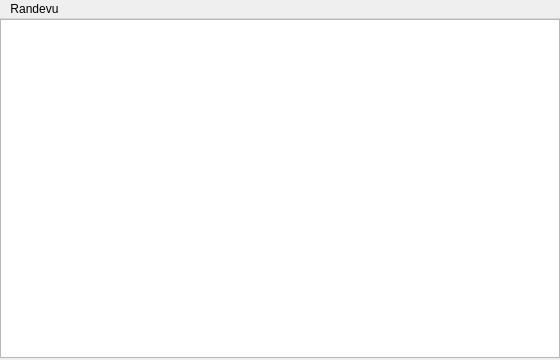
<?xml version="1.0" encoding="UTF-8"?>
<ui version="4.0">
 <class>MainWindow</class>
 <widget class="QMainWindow" name="MainWindow">
  <property name="geometry">
   <rect>
    <x>0</x>
    <y>0</y>
    <width>560</width>
    <height>360</height>
   </rect>
  </property>
  <property name="windowTitle">
   <string>Randevular</string>
  </property>
  <widget class="QWidget" name="centralwidget">
   <widget class="QTableView" name="tableView">
    <property name="geometry">
     <rect>
      <x>0</x>
      <y>0</y>
      <width>560</width>
      <height>339</height>
     </rect>
    </property>
   </widget>
  </widget>
  <widget class="QMenuBar" name="menubar">
   <property name="geometry">
    <rect>
     <x>0</x>
     <y>0</y>
     <width>560</width>
     <height>21</height>
    </rect>
   </property>
   <widget class="QMenu" name="menuDoktor">
    <property name="title">
     <string>Randevu</string>
    </property>
    <addaction name="actionCancel"/>
   </widget>
   <addaction name="menuDoktor"/>
  </widget>
  <action name="actionCancel">
   <property name="text">
    <string>İptal Et</string>
   </property>
   <property name="shortcut">
    <string>Ctrl+E</string>
   </property>
  </action>
 </widget>
 <resources/>
 <connections/>
</ui>
